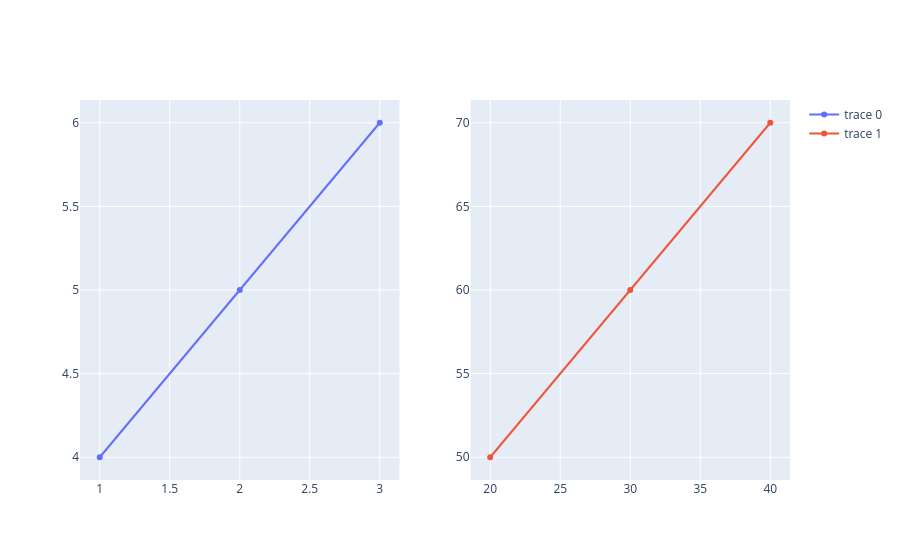

Write notebook code for a chart like this one.
### Code cell
fig = make_subplots(rows =1, cols =2)

fig.add_trace(
    go.Scatter(x=[1,2,3], y=[4,5,6]),
    row=1, col=1
)
fig.add_trace(
    go.Scatter(x=[20,30,40], y = [50,60,70]),
               row = 1 , col =2
)

### Figure 1 — Plotly figure (JSON) as saved in the notebook; plotly's stock layout.template omitted (floating-point values rounded to 4 significant figures)
{"data": [{"type": "scatter", "x": [1, 2, 3], "xaxis": "x", "y": [4, 5, 6], "yaxis": "y"}, {"type": "scatter", "x": [20, 30, 40], "xaxis": "x2", "y": [50, 60, 70], "yaxis": "y2"}], "layout": {"xaxis": {"anchor": "y", "domain": [0, 0.45]}, "xaxis2": {"anchor": "y2", "domain": [0.55, 1]}, "yaxis": {"anchor": "x", "domain": [0, 1]}, "yaxis2": {"anchor": "x2", "domain": [0, 1]}}}
